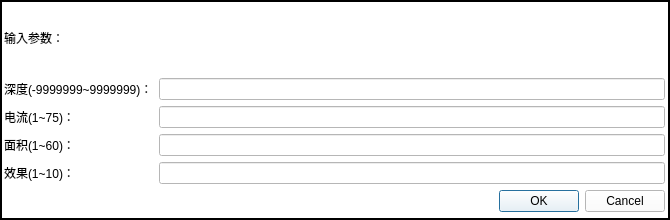
<?xml version="1.0" encoding="UTF-8"?>
<ui version="4.0">
 <class>AutoDialog</class>
 <widget class="QDialog" name="AutoDialog">
  <property name="geometry">
   <rect>
    <x>0</x>
    <y>0</y>
    <width>670</width>
    <height>220</height>
   </rect>
  </property>
  <property name="sizePolicy">
   <sizepolicy hsizetype="Minimum" vsizetype="Minimum">
    <horstretch>0</horstretch>
    <verstretch>0</verstretch>
   </sizepolicy>
  </property>
  <property name="minimumSize">
   <size>
    <width>670</width>
    <height>220</height>
   </size>
  </property>
  <property name="windowTitle">
   <string>Dialog</string>
  </property>
  <widget class="QFrame" name="frame">
   <property name="geometry">
    <rect>
     <x>0</x>
     <y>0</y>
     <width>670</width>
     <height>220</height>
    </rect>
   </property>
   <property name="sizePolicy">
    <sizepolicy hsizetype="Minimum" vsizetype="Minimum">
     <horstretch>0</horstretch>
     <verstretch>0</verstretch>
    </sizepolicy>
   </property>
   <property name="minimumSize">
    <size>
     <width>670</width>
     <height>220</height>
    </size>
   </property>
   <property name="palette">
    <palette>
     <active>
      <colorrole role="WindowText">
       <brush brushstyle="SolidPattern">
        <color alpha="255">
         <red>0</red>
         <green>0</green>
         <blue>0</blue>
        </color>
       </brush>
      </colorrole>
      <colorrole role="Button">
       <brush brushstyle="SolidPattern">
        <color alpha="255">
         <red>255</red>
         <green>255</green>
         <blue>255</blue>
        </color>
       </brush>
      </colorrole>
      <colorrole role="Light">
       <brush brushstyle="SolidPattern">
        <color alpha="255">
         <red>255</red>
         <green>255</green>
         <blue>255</blue>
        </color>
       </brush>
      </colorrole>
      <colorrole role="Midlight">
       <brush brushstyle="SolidPattern">
        <color alpha="255">
         <red>255</red>
         <green>255</green>
         <blue>255</blue>
        </color>
       </brush>
      </colorrole>
      <colorrole role="Dark">
       <brush brushstyle="SolidPattern">
        <color alpha="255">
         <red>127</red>
         <green>127</green>
         <blue>127</blue>
        </color>
       </brush>
      </colorrole>
      <colorrole role="Mid">
       <brush brushstyle="SolidPattern">
        <color alpha="255">
         <red>170</red>
         <green>170</green>
         <blue>170</blue>
        </color>
       </brush>
      </colorrole>
      <colorrole role="Text">
       <brush brushstyle="SolidPattern">
        <color alpha="255">
         <red>0</red>
         <green>0</green>
         <blue>0</blue>
        </color>
       </brush>
      </colorrole>
      <colorrole role="BrightText">
       <brush brushstyle="SolidPattern">
        <color alpha="255">
         <red>255</red>
         <green>255</green>
         <blue>255</blue>
        </color>
       </brush>
      </colorrole>
      <colorrole role="ButtonText">
       <brush brushstyle="SolidPattern">
        <color alpha="255">
         <red>0</red>
         <green>0</green>
         <blue>0</blue>
        </color>
       </brush>
      </colorrole>
      <colorrole role="Base">
       <brush brushstyle="SolidPattern">
        <color alpha="255">
         <red>255</red>
         <green>255</green>
         <blue>255</blue>
        </color>
       </brush>
      </colorrole>
      <colorrole role="Window">
       <brush brushstyle="SolidPattern">
        <color alpha="255">
         <red>255</red>
         <green>255</green>
         <blue>255</blue>
        </color>
       </brush>
      </colorrole>
      <colorrole role="Shadow">
       <brush brushstyle="SolidPattern">
        <color alpha="255">
         <red>0</red>
         <green>0</green>
         <blue>0</blue>
        </color>
       </brush>
      </colorrole>
      <colorrole role="AlternateBase">
       <brush brushstyle="SolidPattern">
        <color alpha="255">
         <red>255</red>
         <green>255</green>
         <blue>255</blue>
        </color>
       </brush>
      </colorrole>
      <colorrole role="ToolTipBase">
       <brush brushstyle="SolidPattern">
        <color alpha="255">
         <red>255</red>
         <green>255</green>
         <blue>220</blue>
        </color>
       </brush>
      </colorrole>
      <colorrole role="ToolTipText">
       <brush brushstyle="SolidPattern">
        <color alpha="255">
         <red>0</red>
         <green>0</green>
         <blue>0</blue>
        </color>
       </brush>
      </colorrole>
     </active>
     <inactive>
      <colorrole role="WindowText">
       <brush brushstyle="SolidPattern">
        <color alpha="255">
         <red>0</red>
         <green>0</green>
         <blue>0</blue>
        </color>
       </brush>
      </colorrole>
      <colorrole role="Button">
       <brush brushstyle="SolidPattern">
        <color alpha="255">
         <red>255</red>
         <green>255</green>
         <blue>255</blue>
        </color>
       </brush>
      </colorrole>
      <colorrole role="Light">
       <brush brushstyle="SolidPattern">
        <color alpha="255">
         <red>255</red>
         <green>255</green>
         <blue>255</blue>
        </color>
       </brush>
      </colorrole>
      <colorrole role="Midlight">
       <brush brushstyle="SolidPattern">
        <color alpha="255">
         <red>255</red>
         <green>255</green>
         <blue>255</blue>
        </color>
       </brush>
      </colorrole>
      <colorrole role="Dark">
       <brush brushstyle="SolidPattern">
        <color alpha="255">
         <red>127</red>
         <green>127</green>
         <blue>127</blue>
        </color>
       </brush>
      </colorrole>
      <colorrole role="Mid">
       <brush brushstyle="SolidPattern">
        <color alpha="255">
         <red>170</red>
         <green>170</green>
         <blue>170</blue>
        </color>
       </brush>
      </colorrole>
      <colorrole role="Text">
       <brush brushstyle="SolidPattern">
        <color alpha="255">
         <red>0</red>
         <green>0</green>
         <blue>0</blue>
        </color>
       </brush>
      </colorrole>
      <colorrole role="BrightText">
       <brush brushstyle="SolidPattern">
        <color alpha="255">
         <red>255</red>
         <green>255</green>
         <blue>255</blue>
        </color>
       </brush>
      </colorrole>
      <colorrole role="ButtonText">
       <brush brushstyle="SolidPattern">
        <color alpha="255">
         <red>0</red>
         <green>0</green>
         <blue>0</blue>
        </color>
       </brush>
      </colorrole>
      <colorrole role="Base">
       <brush brushstyle="SolidPattern">
        <color alpha="255">
         <red>255</red>
         <green>255</green>
         <blue>255</blue>
        </color>
       </brush>
      </colorrole>
      <colorrole role="Window">
       <brush brushstyle="SolidPattern">
        <color alpha="255">
         <red>255</red>
         <green>255</green>
         <blue>255</blue>
        </color>
       </brush>
      </colorrole>
      <colorrole role="Shadow">
       <brush brushstyle="SolidPattern">
        <color alpha="255">
         <red>0</red>
         <green>0</green>
         <blue>0</blue>
        </color>
       </brush>
      </colorrole>
      <colorrole role="AlternateBase">
       <brush brushstyle="SolidPattern">
        <color alpha="255">
         <red>255</red>
         <green>255</green>
         <blue>255</blue>
        </color>
       </brush>
      </colorrole>
      <colorrole role="ToolTipBase">
       <brush brushstyle="SolidPattern">
        <color alpha="255">
         <red>255</red>
         <green>255</green>
         <blue>220</blue>
        </color>
       </brush>
      </colorrole>
      <colorrole role="ToolTipText">
       <brush brushstyle="SolidPattern">
        <color alpha="255">
         <red>0</red>
         <green>0</green>
         <blue>0</blue>
        </color>
       </brush>
      </colorrole>
     </inactive>
     <disabled>
      <colorrole role="WindowText">
       <brush brushstyle="SolidPattern">
        <color alpha="255">
         <red>127</red>
         <green>127</green>
         <blue>127</blue>
        </color>
       </brush>
      </colorrole>
      <colorrole role="Button">
       <brush brushstyle="SolidPattern">
        <color alpha="255">
         <red>255</red>
         <green>255</green>
         <blue>255</blue>
        </color>
       </brush>
      </colorrole>
      <colorrole role="Light">
       <brush brushstyle="SolidPattern">
        <color alpha="255">
         <red>255</red>
         <green>255</green>
         <blue>255</blue>
        </color>
       </brush>
      </colorrole>
      <colorrole role="Midlight">
       <brush brushstyle="SolidPattern">
        <color alpha="255">
         <red>255</red>
         <green>255</green>
         <blue>255</blue>
        </color>
       </brush>
      </colorrole>
      <colorrole role="Dark">
       <brush brushstyle="SolidPattern">
        <color alpha="255">
         <red>127</red>
         <green>127</green>
         <blue>127</blue>
        </color>
       </brush>
      </colorrole>
      <colorrole role="Mid">
       <brush brushstyle="SolidPattern">
        <color alpha="255">
         <red>170</red>
         <green>170</green>
         <blue>170</blue>
        </color>
       </brush>
      </colorrole>
      <colorrole role="Text">
       <brush brushstyle="SolidPattern">
        <color alpha="255">
         <red>127</red>
         <green>127</green>
         <blue>127</blue>
        </color>
       </brush>
      </colorrole>
      <colorrole role="BrightText">
       <brush brushstyle="SolidPattern">
        <color alpha="255">
         <red>255</red>
         <green>255</green>
         <blue>255</blue>
        </color>
       </brush>
      </colorrole>
      <colorrole role="ButtonText">
       <brush brushstyle="SolidPattern">
        <color alpha="255">
         <red>127</red>
         <green>127</green>
         <blue>127</blue>
        </color>
       </brush>
      </colorrole>
      <colorrole role="Base">
       <brush brushstyle="SolidPattern">
        <color alpha="255">
         <red>255</red>
         <green>255</green>
         <blue>255</blue>
        </color>
       </brush>
      </colorrole>
      <colorrole role="Window">
       <brush brushstyle="SolidPattern">
        <color alpha="255">
         <red>255</red>
         <green>255</green>
         <blue>255</blue>
        </color>
       </brush>
      </colorrole>
      <colorrole role="Shadow">
       <brush brushstyle="SolidPattern">
        <color alpha="255">
         <red>0</red>
         <green>0</green>
         <blue>0</blue>
        </color>
       </brush>
      </colorrole>
      <colorrole role="AlternateBase">
       <brush brushstyle="SolidPattern">
        <color alpha="255">
         <red>255</red>
         <green>255</green>
         <blue>255</blue>
        </color>
       </brush>
      </colorrole>
      <colorrole role="ToolTipBase">
       <brush brushstyle="SolidPattern">
        <color alpha="255">
         <red>255</red>
         <green>255</green>
         <blue>220</blue>
        </color>
       </brush>
      </colorrole>
      <colorrole role="ToolTipText">
       <brush brushstyle="SolidPattern">
        <color alpha="255">
         <red>0</red>
         <green>0</green>
         <blue>0</blue>
        </color>
       </brush>
      </colorrole>
     </disabled>
    </palette>
   </property>
   <property name="autoFillBackground">
    <bool>true</bool>
   </property>
   <property name="frameShape">
    <enum>QFrame::WinPanel</enum>
   </property>
   <property name="frameShadow">
    <enum>QFrame::Plain</enum>
   </property>
   <widget class="QWidget" name="verticalLayoutWidget">
    <property name="geometry">
     <rect>
      <x>-1</x>
      <y>-1</y>
      <width>671</width>
      <height>221</height>
     </rect>
    </property>
    <layout class="QVBoxLayout" name="verticalLayout">
     <property name="leftMargin">
      <number>5</number>
     </property>
     <property name="topMargin">
      <number>5</number>
     </property>
     <property name="rightMargin">
      <number>5</number>
     </property>
     <property name="bottomMargin">
      <number>8</number>
     </property>
     <item>
      <widget class="QLabel" name="label">
       <property name="text">
        <string>输入参数：</string>
       </property>
      </widget>
     </item>
     <item>
      <layout class="QFormLayout" name="formLayout">
       <item row="0" column="0">
        <widget class="QLabel" name="label_2">
         <property name="text">
          <string>深度(-9999999~9999999)：</string>
         </property>
        </widget>
       </item>
       <item row="1" column="0">
        <widget class="QLabel" name="label_3">
         <property name="text">
          <string>电流(1~75)：</string>
         </property>
        </widget>
       </item>
       <item row="2" column="0">
        <widget class="QLabel" name="label_4">
         <property name="text">
          <string>面积(1~60)：</string>
         </property>
        </widget>
       </item>
       <item row="3" column="0">
        <widget class="QLabel" name="label_5">
         <property name="text">
          <string>效果(1~10)：</string>
         </property>
        </widget>
       </item>
       <item row="0" column="1">
        <widget class="QLineEdit" name="lineEdit"/>
       </item>
       <item row="1" column="1">
        <widget class="QLineEdit" name="lineEdit_2"/>
       </item>
       <item row="2" column="1">
        <widget class="QLineEdit" name="lineEdit_3"/>
       </item>
       <item row="3" column="1">
        <widget class="QLineEdit" name="lineEdit_4"/>
       </item>
      </layout>
     </item>
     <item>
      <widget class="QDialogButtonBox" name="buttonBox">
       <property name="orientation">
        <enum>Qt::Horizontal</enum>
       </property>
       <property name="standardButtons">
        <set>QDialogButtonBox::Cancel|QDialogButtonBox::Ok</set>
       </property>
      </widget>
     </item>
    </layout>
   </widget>
  </widget>
 </widget>
 <resources/>
 <connections>
  <connection>
   <sender>buttonBox</sender>
   <signal>accepted()</signal>
   <receiver>AutoDialog</receiver>
   <slot>accept()</slot>
   <hints>
    <hint type="sourcelabel">
     <x>248</x>
     <y>254</y>
    </hint>
    <hint type="destinationlabel">
     <x>157</x>
     <y>274</y>
    </hint>
   </hints>
  </connection>
  <connection>
   <sender>buttonBox</sender>
   <signal>rejected()</signal>
   <receiver>AutoDialog</receiver>
   <slot>reject()</slot>
   <hints>
    <hint type="sourcelabel">
     <x>316</x>
     <y>260</y>
    </hint>
    <hint type="destinationlabel">
     <x>286</x>
     <y>274</y>
    </hint>
   </hints>
  </connection>
 </connections>
</ui>
